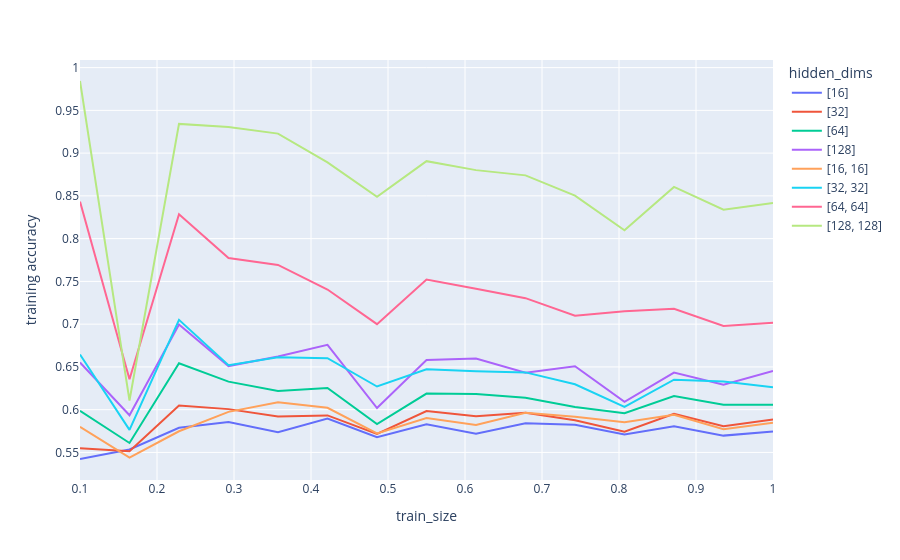
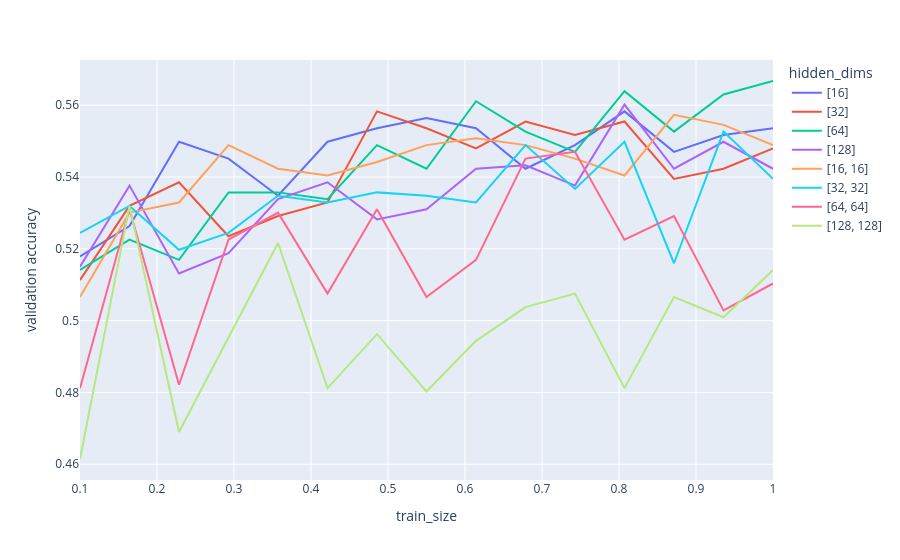

Notebook code for these charts, in order:
### Code cell
train_and_plot(
    [
        {"hidden_dims": [16]},
        {"hidden_dims": [32]},
        {"hidden_dims": [64]},
        {"hidden_dims": [128]},
        {"hidden_dims": [16, 16]},
        {"hidden_dims": [32, 32]},
        {"hidden_dims": [64, 64]},
        {"hidden_dims": [128, 128]},
    ],
    "hidden_dims"
)

### Figure 1 — Plotly figure (JSON) as saved in the notebook; plotly's stock layout.template omitted (floating-point values rounded to 4 significant figures)
{"data": [{"hovertemplate": "hidden_dims=[16]<br>train_size=%{x}<br>training accuracy=%{y}<extra></extra>", "legendgroup": "[16]", "line": {"color": "#636efa", "dash": "solid"}, "marker": {"symbol": "circle"}, "mode": "lines", "name": "[16]", "orientation": "v", "showlegend": true, "type": "scatter", "x": [0.1, 0.1643, 0.2286, 0.2929, 0.3571, 0.4214, 0.4857, 0.55, 0.6143, 0.6786, 0.7429, 0.8071, 0.8714, 0.9357, 1.0], "xaxis": "x", "y": [0.5423, 0.5534, 0.5789, 0.5857, 0.5737, 0.5896, 0.5677, 0.5829, 0.5719, 0.584, 0.5825, 0.571, 0.5807, 0.5697, 0.5746], "yaxis": "y"}, {"hovertemplate": "hidden_dims=[32]<br>train_size=%{x}<br>training accuracy=%{y}<extra></extra>", "legendgroup": "[32]", "line": {"color": "#EF553B", "dash": "solid"}, "marker": {"symbol": "circle"}, "mode": "lines", "name": "[32]", "orientation": "v", "showlegend": true, "type": "scatter", "x": [0.1, 0.1643, 0.2286, 0.2929, 0.3571, 0.4214, 0.4857, 0.55, 0.6143, 0.6786, 0.7429, 0.8071, 0.8714, 0.9357, 1.0], "xaxis": "x", "y": [0.5549, 0.5515, 0.6049, 0.6006, 0.5921, 0.5933, 0.5716, 0.5983, 0.5923, 0.5965, 0.5875, 0.5741, 0.5951, 0.5807, 0.5887], "yaxis": "y"}, {"hovertemplate": "hidden_dims=[64]<br>train_size=%{x}<br>training accuracy=%{y}<extra></extra>", "legendgroup": "[64]", "line": {"color": "#00cc96", "dash": "solid"}, "marker": {"symbol": "circle"}, "mode": "lines", "name": "[64]", "orientation": "v", "showlegend": true, "type": "scatter", "x": [0.1, 0.1643, 0.2286, 0.2929, 0.3571, 0.4214, 0.4857, 0.55, 0.6143, 0.6786, 0.7429, 0.8071, 0.8714, 0.9357, 1.0], "xaxis": "x", "y": [0.5987, 0.5611, 0.6543, 0.6328, 0.6219, 0.6253, 0.5832, 0.6188, 0.6184, 0.614, 0.6031, 0.5959, 0.616, 0.6058, 0.6059], "yaxis": "y"}, {"hovertemplate": "hidden_dims=[128]<br>train_size=%{x}<br>training accuracy=%{y}<extra></extra>", "legendgroup": "[128]", "line": {"color": "#ab63fa", "dash": "solid"}, "marker": {"symbol": "circle"}, "mode": "lines", "name": "[128]", "orientation": "v", "showlegend": true, "type": "scatter", "x": [0.1, 0.1643, 0.2286, 0.2929, 0.3571, 0.4214, 0.4857, 0.55, 0.6143, 0.6786, 0.7429, 0.8071, 0.8714, 0.9357, 1.0], "xaxis": "x", "y": [0.6552, 0.5935, 0.6996, 0.651, 0.6623, 0.6758, 0.6019, 0.6581, 0.6597, 0.6431, 0.6508, 0.6091, 0.6433, 0.6293, 0.6454], "yaxis": "y"}, {"hovertemplate": "hidden_dims=[16, 16]<br>train_size=%{x}<br>training accuracy=%{y}<extra></extra>", "legendgroup": "[16, 16]", "line": {"color": "#FFA15A", "dash": "solid"}, "marker": {"symbol": "circle"}, "mode": "lines", "name": "[16, 16]", "orientation": "v", "showlegend": true, "type": "scatter", "x": [0.1, 0.1643, 0.2286, 0.2929, 0.3571, 0.4214, 0.4857, 0.55, 0.6143, 0.6786, 0.7429, 0.8071, 0.8714, 0.9357, 1.0], "xaxis": "x", "y": [0.5799, 0.5439, 0.5748, 0.5974, 0.6088, 0.6022, 0.5723, 0.5903, 0.5821, 0.5965, 0.5917, 0.5854, 0.594, 0.577, 0.5846], "yaxis": "y"}, {"hovertemplate": "hidden_dims=[32, 32]<br>train_size=%{x}<br>training accuracy=%{y}<extra></extra>", "legendgroup": "[32, 32]", "line": {"color": "#19d3f3", "dash": "solid"}, "marker": {"symbol": "circle"}, "mode": "lines", "name": "[32, 32]", "orientation": "v", "showlegend": true, "type": "scatter", "x": [0.1, 0.1643, 0.2286, 0.2929, 0.3571, 0.4214, 0.4857, 0.55, 0.6143, 0.6786, 0.7429, 0.8071, 0.8714, 0.9357, 1.0], "xaxis": "x", "y": [0.6646, 0.5763, 0.7051, 0.652, 0.6614, 0.6602, 0.6271, 0.6473, 0.6449, 0.6436, 0.6297, 0.6033, 0.635, 0.633, 0.6263], "yaxis": "y"}, {"hovertemplate": "hidden_dims=[64, 64]<br>train_size=%{x}<br>training accuracy=%{y}<extra></extra>", "legendgroup": "[64, 64]", "line": {"color": "#FF6692", "dash": "solid"}, "marker": {"symbol": "circle"}, "mode": "lines", "name": "[64, 64]", "orientation": "v", "showlegend": true, "type": "scatter", "x": [0.1, 0.1643, 0.2286, 0.2929, 0.3571, 0.4214, 0.4857, 0.55, 0.6143, 0.6786, 0.7429, 0.8071, 0.8714, 0.9357, 1.0], "xaxis": "x", "y": [0.8433, 0.6355, 0.8285, 0.7773, 0.7693, 0.7405, 0.7, 0.7521, 0.7413, 0.7304, 0.7098, 0.7151, 0.7181, 0.6979, 0.7018], "yaxis": "y"}, {"hovertemplate": "hidden_dims=[128, 128]<br>train_size=%{x}<br>training accuracy=%{y}<extra></extra>", "legendgroup": "[128, 128]", "line": {"color": "#B6E880", "dash": "solid"}, "marker": {"symbol": "circle"}, "mode": "lines", "name": "[128, 128]", "orientation": "v", "showlegend": true, "type": "scatter", "x": [0.1, 0.1643, 0.2286, 0.2929, 0.3571, 0.4214, 0.4857, 0.55, 0.6143, 0.6786, 0.7429, 0.8071, 0.8714, 0.9357, 1.0], "xaxis": "x", "y": [0.9843, 0.6107, 0.9342, 0.9304, 0.9228, 0.8892, 0.849, 0.8906, 0.8801, 0.874, 0.8503, 0.8098, 0.8605, 0.8339, 0.8418], "yaxis": "y"}], "layout": {"legend": {"title": {"text": "hidden_dims"}, "tracegroupgap": 0}, "margin": {"t": 60}, "xaxis": {"anchor": "y", "domain": [0, 1], "title": {"text": "train_size"}}, "yaxis": {"anchor": "x", "domain": [0, 1], "title": {"text": "training accuracy"}}}}

### Figure 2 — Plotly figure (JSON) as saved in the notebook; plotly's stock layout.template omitted (floating-point values rounded to 4 significant figures)
{"data": [{"hovertemplate": "hidden_dims=[16]<br>train_size=%{x}<br>validation accuracy=%{y}<extra></extra>", "legendgroup": "[16]", "line": {"color": "#636efa", "dash": "solid"}, "marker": {"symbol": "circle"}, "mode": "lines", "name": "[16]", "orientation": "v", "showlegend": true, "type": "scatter", "x": [0.1, 0.1643, 0.2286, 0.2929, 0.3571, 0.4214, 0.4857, 0.55, 0.6143, 0.6786, 0.7429, 0.8071, 0.8714, 0.9357, 1.0], "xaxis": "x", "y": [0.5179, 0.5263, 0.5498, 0.5451, 0.5348, 0.5498, 0.5536, 0.5564, 0.5536, 0.5423, 0.5489, 0.5583, 0.547, 0.5517, 0.5536], "yaxis": "y"}, {"hovertemplate": "hidden_dims=[32]<br>train_size=%{x}<br>validation accuracy=%{y}<extra></extra>", "legendgroup": "[32]", "line": {"color": "#EF553B", "dash": "solid"}, "marker": {"symbol": "circle"}, "mode": "lines", "name": "[32]", "orientation": "v", "showlegend": true, "type": "scatter", "x": [0.1, 0.1643, 0.2286, 0.2929, 0.3571, 0.4214, 0.4857, 0.55, 0.6143, 0.6786, 0.7429, 0.8071, 0.8714, 0.9357, 1.0], "xaxis": "x", "y": [0.5113, 0.532, 0.5385, 0.5235, 0.5291, 0.5329, 0.5583, 0.5536, 0.5479, 0.5555, 0.5517, 0.5555, 0.5395, 0.5423, 0.5479], "yaxis": "y"}, {"hovertemplate": "hidden_dims=[64]<br>train_size=%{x}<br>validation accuracy=%{y}<extra></extra>", "legendgroup": "[64]", "line": {"color": "#00cc96", "dash": "solid"}, "marker": {"symbol": "circle"}, "mode": "lines", "name": "[64]", "orientation": "v", "showlegend": true, "type": "scatter", "x": [0.1, 0.1643, 0.2286, 0.2929, 0.3571, 0.4214, 0.4857, 0.55, 0.6143, 0.6786, 0.7429, 0.8071, 0.8714, 0.9357, 1.0], "xaxis": "x", "y": [0.5141, 0.5226, 0.5169, 0.5357, 0.5357, 0.5338, 0.5489, 0.5423, 0.5611, 0.5526, 0.547, 0.5639, 0.5526, 0.563, 0.5667], "yaxis": "y"}, {"hovertemplate": "hidden_dims=[128]<br>train_size=%{x}<br>validation accuracy=%{y}<extra></extra>", "legendgroup": "[128]", "line": {"color": "#ab63fa", "dash": "solid"}, "marker": {"symbol": "circle"}, "mode": "lines", "name": "[128]", "orientation": "v", "showlegend": true, "type": "scatter", "x": [0.1, 0.1643, 0.2286, 0.2929, 0.3571, 0.4214, 0.4857, 0.55, 0.6143, 0.6786, 0.7429, 0.8071, 0.8714, 0.9357, 1.0], "xaxis": "x", "y": [0.515, 0.5376, 0.5132, 0.5188, 0.5338, 0.5385, 0.5282, 0.531, 0.5423, 0.5432, 0.5376, 0.5602, 0.5423, 0.5498, 0.5423], "yaxis": "y"}, {"hovertemplate": "hidden_dims=[16, 16]<br>train_size=%{x}<br>validation accuracy=%{y}<extra></extra>", "legendgroup": "[16, 16]", "line": {"color": "#FFA15A", "dash": "solid"}, "marker": {"symbol": "circle"}, "mode": "lines", "name": "[16, 16]", "orientation": "v", "showlegend": true, "type": "scatter", "x": [0.1, 0.1643, 0.2286, 0.2929, 0.3571, 0.4214, 0.4857, 0.55, 0.6143, 0.6786, 0.7429, 0.8071, 0.8714, 0.9357, 1.0], "xaxis": "x", "y": [0.5066, 0.5301, 0.5329, 0.5489, 0.5423, 0.5404, 0.5442, 0.5489, 0.5508, 0.5489, 0.5451, 0.5404, 0.5573, 0.5545, 0.5489], "yaxis": "y"}, {"hovertemplate": "hidden_dims=[32, 32]<br>train_size=%{x}<br>validation accuracy=%{y}<extra></extra>", "legendgroup": "[32, 32]", "line": {"color": "#19d3f3", "dash": "solid"}, "marker": {"symbol": "circle"}, "mode": "lines", "name": "[32, 32]", "orientation": "v", "showlegend": true, "type": "scatter", "x": [0.1, 0.1643, 0.2286, 0.2929, 0.3571, 0.4214, 0.4857, 0.55, 0.6143, 0.6786, 0.7429, 0.8071, 0.8714, 0.9357, 1.0], "xaxis": "x", "y": [0.5244, 0.532, 0.5197, 0.5244, 0.5348, 0.5329, 0.5357, 0.5348, 0.5329, 0.5489, 0.5367, 0.5498, 0.516, 0.5526, 0.5395], "yaxis": "y"}, {"hovertemplate": "hidden_dims=[64, 64]<br>train_size=%{x}<br>validation accuracy=%{y}<extra></extra>", "legendgroup": "[64, 64]", "line": {"color": "#FF6692", "dash": "solid"}, "marker": {"symbol": "circle"}, "mode": "lines", "name": "[64, 64]", "orientation": "v", "showlegend": true, "type": "scatter", "x": [0.1, 0.1643, 0.2286, 0.2929, 0.3571, 0.4214, 0.4857, 0.55, 0.6143, 0.6786, 0.7429, 0.8071, 0.8714, 0.9357, 1.0], "xaxis": "x", "y": [0.4812, 0.531, 0.4821, 0.5226, 0.5301, 0.5075, 0.531, 0.5066, 0.5169, 0.5451, 0.547, 0.5226, 0.5291, 0.5028, 0.5103], "yaxis": "y"}, {"hovertemplate": "hidden_dims=[128, 128]<br>train_size=%{x}<br>validation accuracy=%{y}<extra></extra>", "legendgroup": "[128, 128]", "line": {"color": "#B6E880", "dash": "solid"}, "marker": {"symbol": "circle"}, "mode": "lines", "name": "[128, 128]", "orientation": "v", "showlegend": true, "type": "scatter", "x": [0.1, 0.1643, 0.2286, 0.2929, 0.3571, 0.4214, 0.4857, 0.55, 0.6143, 0.6786, 0.7429, 0.8071, 0.8714, 0.9357, 1.0], "xaxis": "x", "y": [0.4615, 0.532, 0.469, 0.4953, 0.5216, 0.4812, 0.4962, 0.4803, 0.4944, 0.5038, 0.5075, 0.4812, 0.5066, 0.5009, 0.5141], "yaxis": "y"}], "layout": {"legend": {"title": {"text": "hidden_dims"}, "tracegroupgap": 0}, "margin": {"t": 60}, "xaxis": {"anchor": "y", "domain": [0, 1], "title": {"text": "train_size"}}, "yaxis": {"anchor": "x", "domain": [0, 1], "title": {"text": "validation accuracy"}}}}
